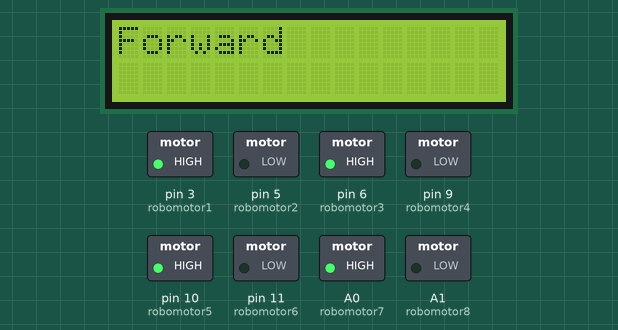
This sketch was run on a simulated Arduino Uno, built with avr-gcc and run on an emulated ATmega328P. Parts: 16×2 character LCD, switched loads named in the sketch (green lamp = pin HIGH).

Above: at 0.1 s.
At 10.1 s:
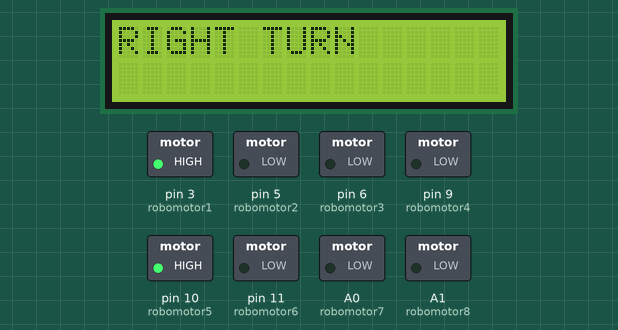
At 25.1 s:
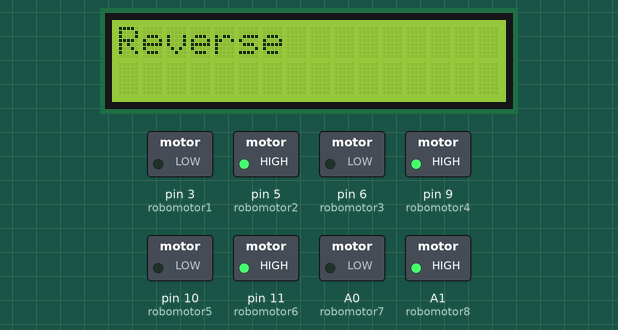
At 35.1 s:
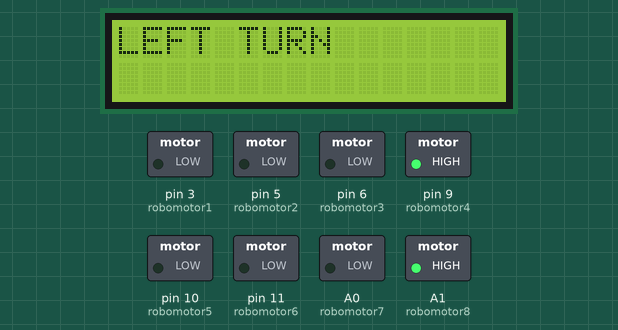
Timing chart, 0 to 36.6 s (numbered marks = the images above):
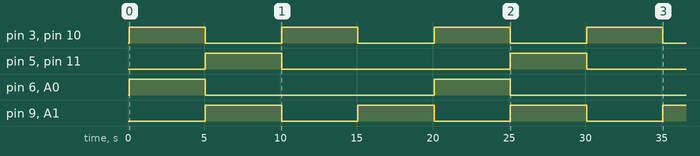

The sketch:

robokit4wheel.ino
```cpp
#include <LiquidCrystal.h>
LiquidCrystal lcd (13,12,8,7,4,2);

//first L293D
int robomotor1 = 3;  //first motor 1st pin   (motors postive pin)
int robomotor3 = 6;  //second motor 1st pin
int robomotor5 = 10;  //Third motor 1st pin
int robomotor7 = A0;  //Fourth motor 1st pin
//second L293D
int robomotor2 = 5; //first motor second pin  (motors negative pin)
int robomotor4 = 9; //second motor second pin
int robomotor6 = 11; //Third motor second pin
int robomotor8 = A1; //fourth motor 2nd pin

void setup()
{
     lcd.begin (16,2);

      //first l293d
      pinMode (robomotor1,OUTPUT);
      pinMode (robomotor3,OUTPUT);
      pinMode (robomotor5,OUTPUT);
      pinMode (robomotor7,OUTPUT);
      //second l293d
      pinMode (robomotor2,OUTPUT);
      pinMode (robomotor4,OUTPUT);
      pinMode (robomotor6,OUTPUT);
      pinMode (robomotor8,OUTPUT);

}

void loop()
{
   lcd.clear();
   lcd.setCursor (0,0);
   //FORWARD
   //first two motor
   lcd.print     ("Forward");
   digitalWrite (robomotor1,HIGH); //first motor 1 pin
   digitalWrite (robomotor3,HIGH);//second motor 1 pin
   digitalWrite (robomotor5,HIGH);//third motor 1 pin
   digitalWrite (robomotor7,HIGH);//fourth motor 1 pin
   //second two motor
   digitalWrite (robomotor2,LOW); //first motor 2 pin
   digitalWrite (robomotor4,LOW); //second motor 2 pin
   digitalWrite (robomotor6,LOW); //third motor 2 pin
   digitalWrite (robomotor8,LOW); //fourthmotor 2 pin
   delay(5000);
   lcd.clear();
   //REVERSE
   //first two motor
   lcd.print     ("Reverse");
   digitalWrite (robomotor1,LOW); //first motor 1 pin
   digitalWrite (robomotor3,LOW);//second motor 1 pin
   digitalWrite (robomotor5,LOW);//third motor 1 pin
   digitalWrite (robomotor7,LOW);//fourth motor 1 pin
   //second two motor
   digitalWrite (robomotor2,HIGH); //first motor 2 pin
   digitalWrite (robomotor4,HIGH); //second motor 2 pin
   digitalWrite (robomotor6,HIGH); //third motor 2 pin
   digitalWrite (robomotor8,HIGH); //fourthmotor 2 pin
   delay(5000);
   lcd.clear();
   //RIGHT
   //first two motor
   lcd.print     ("RIGHT TURN");
   digitalWrite (robomotor1,HIGH); //first motor 1 pin
   digitalWrite (robomotor3,LOW);//second motor 1 pin
   digitalWrite (robomotor5,HIGH);//third motor 1 pin
   digitalWrite (robomotor7,LOW);//fourth motor 1 pin
   //second two motor
   digitalWrite (robomotor2,LOW); //first motor 2 pin
   digitalWrite (robomotor4,LOW); //second motor 2 pin
   digitalWrite (robomotor6,LOW); //third motor 2 pin
   digitalWrite (robomotor8,LOW); //fourthmotor 2 pin
   delay(5000);
   //LEFT
   //first two motor
   lcd.clear();
   lcd.print     ("LEFT TURN");
   digitalWrite (robomotor1,LOW); //first motor 1 pin
   digitalWrite (robomotor3,LOW);//second motor 1 pin
   digitalWrite (robomotor5,LOW);//third motor 1 pin
   digitalWrite (robomotor7,LOW);//fourth motor 1 pin
   //second two motor
   digitalWrite (robomotor2,LOW); //first motor 2 pin
   digitalWrite (robomotor4,HIGH);//second motor 2 pin
   digitalWrite (robomotor6,LOW); //third motor 2 pin
   digitalWrite (robomotor8,HIGH); //fourthmotor 2 pin
   delay(5000);
}
```

Measured:
- by itself, pin 3 (robomotor1), pin 9 (robomotor4), pin 10 (robomotor5), A1 (robomotor8): alternates HIGH for 5.0 s and LOW for 5.0 s
- by itself, pin 5 (robomotor2), pin 6 (robomotor3), pin 11 (robomotor6), A0 (robomotor7): alternates HIGH for 5.0 s and LOW for 15.0 s
- what the display in image 1 shows lasts 5.0 s, from 10.1 s to 15.1 s
